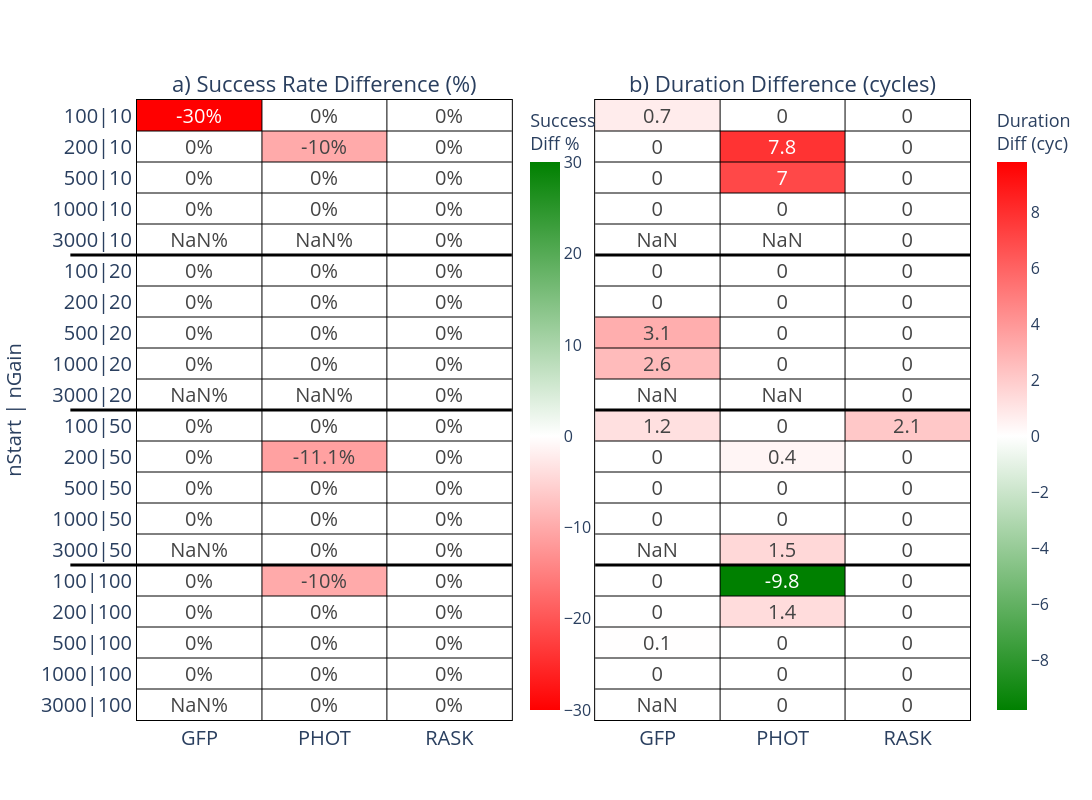

The cell this chart's notebook holds for it:
### Code cell
# ============================================================================
# FILTER + SORT
# ============================================================================

merged_comparison_excl_YAP1 = (
    merged_comparison[
        merged_comparison['dataset'] != 'YAP1'
    ]
    .sort_values(
        by=["n_Gain", "n_Start"],
        ascending=[True, True]
    )
)

# ============================================================================
# PIVOTS
# GROUPED BY nGain FIRST
# ============================================================================

pivot_success = merged_comparison_excl_YAP1.pivot(
    index=['n_Gain', 'n_Start'],
    columns='dataset',
    values='diff_success'
)

pivot_duration = merged_comparison_excl_YAP1.pivot(
    index=['n_Gain', 'n_Start'],
    columns='dataset',
    values='diff_duration'
)

# ============================================================================
# FORCE ORDER
# nGain groups:
#   10 -> all nStart
#   20 -> all nStart
#   50 -> all nStart
#   100 -> all nStart
# ============================================================================

desired_order = []

for ngain in sorted(
    merged_comparison_excl_YAP1["n_Gain"].unique()
):
    for nstart in sorted(
        merged_comparison_excl_YAP1["n_Start"].unique()
    ):
        desired_order.append((ngain, nstart))

pivot_success = pivot_success.reindex(desired_order)
pivot_duration = pivot_duration.reindex(desired_order)

# ============================================================================
# LABELS
# FORMAT:
# 100|10
# 200|10
# 500|10
# ...
# ============================================================================

y_labels = [
    f"{start}|{gain}"
    for gain, start in pivot_success.index
]

x_labels = pivot_success.columns.tolist()

# ============================================================================
# COLOR SCALES
# ============================================================================

max_succ = max(
    abs(pivot_success.min().min()),
    abs(pivot_success.max().max()),
    1
)

colorscale_succ = [
    [0.0, "red"],
    [0.5, "white"],
    [1.0, "green"]
]

max_dur = max(
    abs(pivot_duration.min().min()),
    abs(pivot_duration.max().max()),
    1
)

colorscale_dur = [
    [0.0, "green"],
    [0.5, "white"],
    [1.0, "red"]
]

# ============================================================================
# SUBPLOTS
# ============================================================================

prostT5_difference_excl_YAP1_plt = make_subplots(
    rows=1,
    cols=2,
    subplot_titles=(
        "a) Success Rate Difference (%)",
        "b) Duration Difference (cycles)"
    ),
    shared_yaxes=True,
    horizontal_spacing=0.10
)

# ============================================================================
# SUCCESS HEATMAP
# ============================================================================

prostT5_difference_excl_YAP1_plt.add_trace(
    go.Heatmap(
        z=pivot_success.values,
        x=x_labels,
        y=y_labels,

        colorscale=colorscale_succ,

        zmid=0,
        zmin=-max_succ,
        zmax=max_succ,

        text=pivot_success.round(1).values,
        texttemplate="%{text:+.1f}%",

        textfont=dict(size=20),

        showscale=True,

        colorbar=dict(
            title=dict(text="Success<br>Diff %", font=dict(size=18)),
            x=0.46,
            tickfont=dict(size=16)
        )
    ),
    row=1,
    col=1
)
# ============================================================================
# DURATION HEATMAP
# ============================================================================

prostT5_difference_excl_YAP1_plt.add_trace(
    go.Heatmap(
        z=pivot_duration.values,
        x=x_labels,
        y=y_labels,

        colorscale=colorscale_dur,

        zmid=0,
        zmin=-max_dur,
        zmax=max_dur,

        text=pivot_duration.round(1).values,
        texttemplate="%{text:+.1f}",

        textfont=dict(size=20),

        showscale=True,

        colorbar=dict(
            title=dict(
                text="Duration<br>Diff (cyc)",
                font=dict(size=18)
            ),
            x=1.02,
            tickfont=dict(size=16)
        )
    ),   
    row=1,
    col=2
)

# ============================================================================
# LAYOUT
# ============================================================================

prostT5_difference_excl_YAP1_plt.update_layout(

    # title="Performance Difference: ProstT5+RF vs. Best Setup",

    height=800,
    width=1500,

    yaxis_title="nStart | nGain",

    plot_bgcolor='white',
    paper_bgcolor='white',

    font=dict(size=20)
)

# ============================================================================
# AXES
# ============================================================================

prostT5_difference_excl_YAP1_plt.update_yaxes(
    autorange="reversed",

    showgrid=False,

    showline=True,
    linewidth=1,
    linecolor='black',

    mirror=True,

    title_font=dict(size=20),
    tickfont=dict(size=20),

    ticklabelposition="outside"
)

prostT5_difference_excl_YAP1_plt.update_xaxes(
    showgrid=False,

    showline=True,
    linewidth=1,
    linecolor='black',

    mirror=True,

    title_font=dict(size=20),
    tickfont=dict(size=20)
)

# ============================================================================
# VERTICAL GRID LINES
# ============================================================================

for i in range(len(x_labels) - 1):

    prostT5_difference_excl_YAP1_plt.add_vline(
        x=i + 0.5,
        line_width=1,
        line_color='black',
        row='all',
        col='all'
    )

# ============================================================================
# HORIZONTAL GRID LINES
# THICK LINE ONLY BETWEEN DIFFERENT nGain GROUPS
# ============================================================================

for i in range(len(pivot_success.index) - 1):

    current_ngain = pivot_success.index[i][0]
    next_ngain = pivot_success.index[i + 1][0]

    lw = 3 if current_ngain != next_ngain else 1

    prostT5_difference_excl_YAP1_plt.add_hline(
        y=i + 0.5,
        line_width=lw,
        line_color='black',
        row='all',
        col='all'
    )

    # extend thick separator into y-label area
    if lw == 3:

        prostT5_difference_excl_YAP1_plt.add_shape(
            type="line",

            x0=-0.08,
            x1=0,

            y0=i + 0.5,
            y1=i + 0.5,

            line=dict(
                color="black",
                width=lw
            ),

            xref="paper",
            yref="y"
        )


prostT5_difference_excl_YAP1_plt.update_annotations(
    font=dict(size=22)
)

# ============================================================================
# SHOW
# ============================================================================

prostT5_difference_excl_YAP1_plt.show()

# ============================================================================
# SAVE
# ============================================================================

outpath = "plots/"
title = "ProstT5_RF_differences_excl_YAP1.jpg"

prostT5_difference_excl_YAP1_plt.write_image(
    os.path.join(outpath, title),
    scale=2
)

### Figure 1 — Plotly figure (JSON) as saved in the notebook; plotly's stock layout.template omitted (floating-point values rounded to 4 significant figures)
{"data": [{"colorbar": {"tickfont": {"size": 16}, "title": {"font": {"size": 18}, "text": "Success<br>Diff %"}, "x": 0.46}, "colorscale": [[0, "red"], [0.5, "white"], [1, "green"]], "showscale": true, "text": [[-30.0, 0.0, 0.0], [0.0, -10.0, 0.0], [0.0, 0.0, 0.0], [0.0, 0.0, 0.0], [NaN, NaN, 0.0], [0.0, 0.0, 0.0], [0.0, 0.0, 0.0], [0.0, 0.0, 0.0], [0.0, 0.0, 0.0], [NaN, NaN, 0.0], [0.0, 0.0, 0.0], [0.0, -11.1, 0.0], [0.0, 0.0, 0.0], [0.0, 0.0, 0.0], [NaN, 0.0, 0.0], [0.0, -10.0, 0.0], [0.0, 0.0, 0.0], [0.0, 0.0, 0.0], [0.0, 0.0, 0.0], [NaN, 0.0, 0.0]], "textfont": {"size": 20}, "texttemplate": "%{text:+.1f}%", "type": "heatmap", "x": ["GFP", "PHOT", "RASK"], "xaxis": "x", "y": ["100|10", "200|10", "500|10", "1000|10", "3000|10", "100|20", "200|20", "500|20", "1000|20", "3000|20", "100|50", "200|50", "500|50", "1000|50", "3000|50", "100|100", "200|100", "500|100", "1000|100", "3000|100"], "yaxis": "y", "z": [[-30.0, 0.0, 0.0], [0.0, -10.0, 0.0], [0.0, 0.0, 0.0], [0.0, 0.0, 0.0], [NaN, NaN, 0.0], [0.0, 0.0, 0.0], [0.0, 0.0, 0.0], [0.0, 0.0, 0.0], [0.0, 0.0, 0.0], [NaN, NaN, 0.0], [0.0, 0.0, 0.0], [0.0, -11.11, 0.0], [0.0, 0.0, 0.0], [0.0, 0.0, 0.0], [NaN, 0.0, 0.0], [0.0, -10.0, 0.0], [0.0, 0.0, 0.0], [0.0, 0.0, 0.0], [0.0, 0.0, 0.0], [NaN, 0.0, 0.0]], "zmax": 30.0, "zmid": 0, "zmin": -30.0}, {"colorbar": {"tickfont": {"size": 16}, "title": {"font": {"size": 18}, "text": "Duration<br>Diff (cyc)"}, "x": 1.02}, "colorscale": [[0, "green"], [0.5, "white"], [1, "red"]], "showscale": true, "text": [[0.7, 0.0, 0.0], [0.0, 7.8, 0.0], [0.0, 7.0, 0.0], [0.0, 0.0, 0.0], [NaN, NaN, 0.0], [0.0, 0.0, 0.0], [0.0, 0.0, 0.0], [3.1, 0.0, 0.0], [2.6, 0.0, 0.0], [NaN, NaN, 0.0], [1.2, 0.0, 2.1], [0.0, 0.4, 0.0], [0.0, 0.0, 0.0], [0.0, 0.0, 0.0], [NaN, 1.5, 0.0], [0.0, -9.8, 0.0], [0.0, 1.4, 0.0], [0.1, 0.0, 0.0], [0.0, 0.0, 0.0], [NaN, 0.0, 0.0]], "textfont": {"size": 20}, "texttemplate": "%{text:+.1f}", "type": "heatmap", "x": ["GFP", "PHOT", "RASK"], "xaxis": "x2", "y": ["100|10", "200|10", "500|10", "1000|10", "3000|10", "100|20", "200|20", "500|20", "1000|20", "3000|20", "100|50", "200|50", "500|50", "1000|50", "3000|50", "100|100", "200|100", "500|100", "1000|100", "3000|100"], "yaxis": "y2", "z": [[0.7429, 0.0, 0.0], [0.0, 7.833, 0.0], [0.0, 7.0, 0.0], [0.0, 0.0, 0.0], [NaN, NaN, 0.0], [0.0, 0.0, 0.0], [0.0, 0.0, 0.0], [3.1, 0.0, 0.0], [2.589, 0.0, 0.0], [NaN, NaN, 0.0], [1.2, 0.0, 2.1], [0.0, 0.4, 0.0], [0.0, 0.0, 0.0], [0.0, 0.0, 0.0], [NaN, 1.5, 0.0], [0.0, -9.778, 0.0], [0.0, 1.356, 0.0], [0.05556, 0.0, 0.0], [0.0, 0.0, 0.0], [NaN, 0.0, 0.0]], "zmax": 9.778, "zmid": 0, "zmin": -9.778}], "layout": {"annotations": [{"font": {"size": 22}, "showarrow": false, "text": "a) Success Rate Difference (%)", "x": 0.225, "xanchor": "center", "xref": "paper", "y": 1, "yanchor": "bottom", "yref": "paper"}, {"font": {"size": 22}, "showarrow": false, "text": "b) Duration Difference (cycles)", "x": 0.775, "xanchor": "center", "xref": "paper", "y": 1, "yanchor": "bottom", "yref": "paper"}], "font": {"size": 20}, "height": 800, "paper_bgcolor": "white", "plot_bgcolor": "white", "shapes": [{"line": {"color": "black", "width": 1}, "type": "line", "x0": 0.5, "x1": 0.5, "xref": "x", "y0": 0, "y1": 1, "yref": "y domain"}, {"line": {"color": "black", "width": 1}, "type": "line", "x0": 0.5, "x1": 0.5, "xref": "x2", "y0": 0, "y1": 1, "yref": "y2 domain"}, {"line": {"color": "black", "width": 1}, "type": "line", "x0": 1.5, "x1": 1.5, "xref": "x", "y0": 0, "y1": 1, "yref": "y domain"}, {"line": {"color": "black", "width": 1}, "type": "line", "x0": 1.5, "x1": 1.5, "xref": "x2", "y0": 0, "y1": 1, "yref": "y2 domain"}, {"line": {"color": "black", "width": 1}, "type": "line", "x0": 0, "x1": 1, "xref": "x domain", "y0": 0.5, "y1": 0.5, "yref": "y"}, {"line": {"color": "black", "width": 1}, "type": "line", "x0": 0, "x1": 1, "xref": "x2 domain", "y0": 0.5, "y1": 0.5, "yref": "y2"}, {"line": {"color": "black", "width": 1}, "type": "line", "x0": 0, "x1": 1, "xref": "x domain", "y0": 1.5, "y1": 1.5, "yref": "y"}, {"line": {"color": "black", "width": 1}, "type": "line", "x0": 0, "x1": 1, "xref": "x2 domain", "y0": 1.5, "y1": 1.5, "yref": "y2"}, {"line": {"color": "black", "width": 1}, "type": "line", "x0": 0, "x1": 1, "xref": "x domain", "y0": 2.5, "y1": 2.5, "yref": "y"}, {"line": {"color": "black", "width": 1}, "type": "line", "x0": 0, "x1": 1, "xref": "x2 domain", "y0": 2.5, "y1": 2.5, "yref": "y2"}, {"line": {"color": "black", "width": 1}, "type": "line", "x0": 0, "x1": 1, "xref": "x domain", "y0": 3.5, "y1": 3.5, "yref": "y"}, {"line": {"color": "black", "width": 1}, "type": "line", "x0": 0, "x1": 1, "xref": "x2 domain", "y0": 3.5, "y1": 3.5, "yref": "y2"}, {"line": {"color": "black", "width": 3}, "type": "line", "x0": 0, "x1": 1, "xref": "x domain", "y0": 4.5, "y1": 4.5, "yref": "y"}, {"line": {"color": "black", "width": 3}, "type": "line", "x0": 0, "x1": 1, "xref": "x2 domain", "y0": 4.5, "y1": 4.5, "yref": "y2"}, {"line": {"color": "black", "width": 3}, "type": "line", "x0": -0.08, "x1": 0, "xref": "paper", "y0": 4.5, "y1": 4.5, "yref": "y"}, {"line": {"color": "black", "width": 1}, "type": "line", "x0": 0, "x1": 1, "xref": "x domain", "y0": 5.5, "y1": 5.5, "yref": "y"}, {"line": {"color": "black", "width": 1}, "type": "line", "x0": 0, "x1": 1, "xref": "x2 domain", "y0": 5.5, "y1": 5.5, "yref": "y2"}, {"line": {"color": "black", "width": 1}, "type": "line", "x0": 0, "x1": 1, "xref": "x domain", "y0": 6.5, "y1": 6.5, "yref": "y"}, {"line": {"color": "black", "width": 1}, "type": "line", "x0": 0, "x1": 1, "xref": "x2 domain", "y0": 6.5, "y1": 6.5, "yref": "y2"}, {"line": {"color": "black", "width": 1}, "type": "line", "x0": 0, "x1": 1, "xref": "x domain", "y0": 7.5, "y1": 7.5, "yref": "y"}, {"line": {"color": "black", "width": 1}, "type": "line", "x0": 0, "x1": 1, "xref": "x2 domain", "y0": 7.5, "y1": 7.5, "yref": "y2"}, {"line": {"color": "black", "width": 1}, "type": "line", "x0": 0, "x1": 1, "xref": "x domain", "y0": 8.5, "y1": 8.5, "yref": "y"}, {"line": {"color": "black", "width": 1}, "type": "line", "x0": 0, "x1": 1, "xref": "x2 domain", "y0": 8.5, "y1": 8.5, "yref": "y2"}, {"line": {"color": "black", "width": 3}, "type": "line", "x0": 0, "x1": 1, "xref": "x domain", "y0": 9.5, "y1": 9.5, "yref": "y"}, {"line": {"color": "black", "width": 3}, "type": "line", "x0": 0, "x1": 1, "xref": "x2 domain", "y0": 9.5, "y1": 9.5, "yref": "y2"}, {"line": {"color": "black", "width": 3}, "type": "line", "x0": -0.08, "x1": 0, "xref": "paper", "y0": 9.5, "y1": 9.5, "yref": "y"}, {"line": {"color": "black", "width": 1}, "type": "line", "x0": 0, "x1": 1, "xref": "x domain", "y0": 10.5, "y1": 10.5, "yref": "y"}, {"line": {"color": "black", "width": 1}, "type": "line", "x0": 0, "x1": 1, "xref": "x2 domain", "y0": 10.5, "y1": 10.5, "yref": "y2"}, {"line": {"color": "black", "width": 1}, "type": "line", "x0": 0, "x1": 1, "xref": "x domain", "y0": 11.5, "y1": 11.5, "yref": "y"}, {"line": {"color": "black", "width": 1}, "type": "line", "x0": 0, "x1": 1, "xref": "x2 domain", "y0": 11.5, "y1": 11.5, "yref": "y2"}, {"line": {"color": "black", "width": 1}, "type": "line", "x0": 0, "x1": 1, "xref": "x domain", "y0": 12.5, "y1": 12.5, "yref": "y"}, {"line": {"color": "black", "width": 1}, "type": "line", "x0": 0, "x1": 1, "xref": "x2 domain", "y0": 12.5, "y1": 12.5, "yref": "y2"}, {"line": {"color": "black", "width": 1}, "type": "line", "x0": 0, "x1": 1, "xref": "x domain", "y0": 13.5, "y1": 13.5, "yref": "y"}, {"line": {"color": "black", "width": 1}, "type": "line", "x0": 0, "x1": 1, "xref": "x2 domain", "y0": 13.5, "y1": 13.5, "yref": "y2"}, {"line": {"color": "black", "width": 3}, "type": "line", "x0": 0, "x1": 1, "xref": "x domain", "y0": 14.5, "y1": 14.5, "yref": "y"}, {"line": {"color": "black", "width": 3}, "type": "line", "x0": 0, "x1": 1, "xref": "x2 domain", "y0": 14.5, "y1": 14.5, "yref": "y2"}, {"line": {"color": "black", "width": 3}, "type": "line", "x0": -0.08, "x1": 0, "xref": "paper", "y0": 14.5, "y1": 14.5, "yref": "y"}, {"line": {"color": "black", "width": 1}, "type": "line", "x0": 0, "x1": 1, "xref": "x domain", "y0": 15.5, "y1": 15.5, "yref": "y"}, {"line": {"color": "black", "width": 1}, "type": "line", "x0": 0, "x1": 1, "xref": "x2 domain", "y0": 15.5, "y1": 15.5, "yref": "y2"}, {"line": {"color": "black", "width": 1}, "type": "line", "x0": 0, "x1": 1, "xref": "x domain", "y0": 16.5, "y1": 16.5, "yref": "y"}, {"line": {"color": "black", "width": 1}, "type": "line", "x0": 0, "x1": 1, "xref": "x2 domain", "y0": 16.5, "y1": 16.5, "yref": "y2"}, {"line": {"color": "black", "width": 1}, "type": "line", "x0": 0, "x1": 1, "xref": "x domain", "y0": 17.5, "y1": 17.5, "yref": "y"}, {"line": {"color": "black", "width": 1}, "type": "line", "x0": 0, "x1": 1, "xref": "x2 domain", "y0": 17.5, "y1": 17.5, "yref": "y2"}, {"line": {"color": "black", "width": 1}, "type": "line", "x0": 0, "x1": 1, "xref": "x domain", "y0": 18.5, "y1": 18.5, "yref": "y"}, {"line": {"color": "black", "width": 1}, "type": "line", "x0": 0, "x1": 1, "xref": "x2 domain", "y0": 18.5, "y1": 18.5, "yref": "y2"}], "width": 1500, "xaxis": {"anchor": "y", "domain": [0, 0.45], "linecolor": "black", "linewidth": 1, "mirror": true, "showgrid": false, "showline": true, "tickfont": {"size": 20}, "title": {"font": {"size": 20}}}, "xaxis2": {"anchor": "y2", "domain": [0.55, 1], "linecolor": "black", "linewidth": 1, "mirror": true, "showgrid": false, "showline": true, "tickfont": {"size": 20}, "title": {"font": {"size": 20}}}, "yaxis": {"anchor": "x", "autorange": "reversed", "domain": [0, 1], "linecolor": "black", "linewidth": 1, "mirror": true, "showgrid": false, "showline": true, "tickfont": {"size": 20}, "ticklabelposition": "outside", "title": {"font": {"size": 20}, "text": "nStart | nGain"}}, "yaxis2": {"anchor": "x2", "autorange": "reversed", "domain": [0, 1], "linecolor": "black", "linewidth": 1, "matches": "y", "mirror": true, "showgrid": false, "showline": true, "showticklabels": false, "tickfont": {"size": 20}, "ticklabelposition": "outside", "title": {"font": {"size": 20}}}}}
